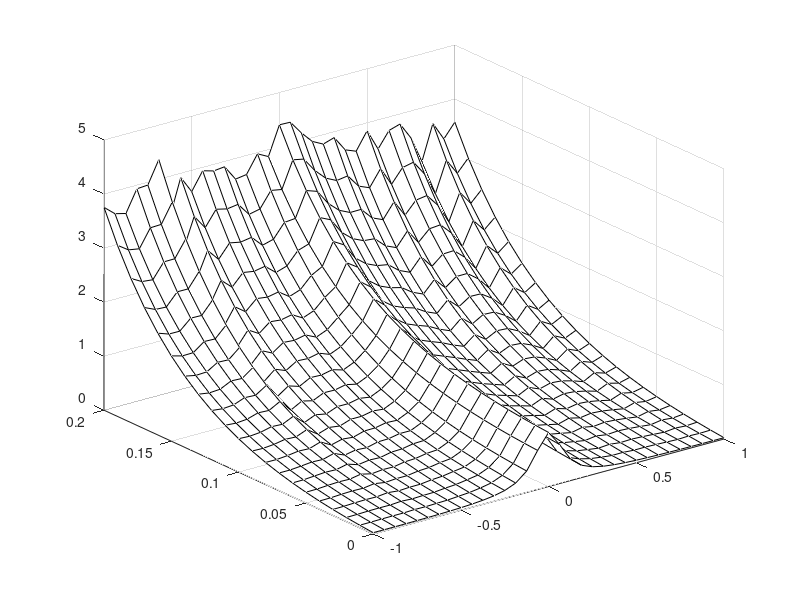

The MATLAB source for this figure:
function OneDim_HeatEquation
% 1D-Heat Equation: Fourier Pseudospectral
% RBF Course: HW#2
% Demo code of ode45/Fourier-PS solution of 
% PDE u_t = u_xx
% IC u(x,0) = 0.05/(1.05-cos(pi*x))
% for time t=0 to t=0.2
clear all
close all
clc


t0 = 0;
tf = 0.2;

n = 32;                                 % set space resolution

% At every point in space, we run an ODE in time. 
x = linspace(-1,1,n+1);     % layout datapoints
% x(end) = [];                % skip last
u0 = (0.05./(1.05-cos(pi*x)) )';        % give Init. cond.

% use rk4 to advance in time
[t,u] = rk4(@fun_dudt, t0:0.01:tf, u0, x);    

fig1 = figure(1)
mesh(x,t,u'); colormap([0,0,0])      %Plot result

function [t,u] = rk4(fun_dudt, domain, initCond, spatialGridLayout )
'''Script implementing rk4 algo to solve ODE over t'''

% time-series over which to compute ODE
t = domain; 
dt = t(2)- t(1);        % Time-Grid Spacing

% space-vector at all spatial points
u0 = initCond;                  % columnVector obtained at DifferentSpatial points
u = zeros(length(u0),length(t));
u(:,1) = u0;

for i = 2:numel(t)
    T = t(i-1)
    U = u(:,i-1);
    k1 = dt*fun_dudt(T,U, spatialGridLayout);
    k2 = dt*fun_dudt(T+dt/2, U + k1/2, spatialGridLayout);
    k3 = dt*fun_dudt(T+dt/2, U + k2/2, spatialGridLayout);
    k4 = dt*fun_dudt(T+dt, U + k3, spatialGridLayout)
    % update value of function at next-time step
    u(:,i) = U + 1/6*(k1+2*k2+2*k3+k4);
end


%{
function uxx = fun_dudt(t, U, X)
''' 1D-DiffEq ODE Function describing the dudt Velocity Vector '''
%{
U: Vector that contains values for U(x0:k:xF)
t:
X: Spatial Grid used
%}



X;                                      % Spatial-Grid 
dX = X(2) - X(1);                       % Spatial-Grid Spacing

Uxx = U;                                % Initialize Output    

% Determine the FD-Stencil
FD4_stencil = (1/dX^2)*[-1/12 4/3 -5/2 4/3 -1/12];
lenStencil = length(FD4_stencil);
halfStencil = floor((1/2)*length(FD4_stencil));

% % % % Extend Stencil for length of Data Vector
% % % ext_Stencil = zeros(1,length(U));       % Extended Stencil
% % % ext_Stencil(1:5) = FD4_stencil;
% % % ext_Stencil = circshift(ext_Stencil,[0 -halfStencil]);

shifted_U = circshift(U,[0 halfStencil]);

% Approximate the Second-Derivative using Spatial Grid Points
% The LIMITS of the LOOP is IMPORTANT!
for i = 1:numel(X)
    % how to handle the Boundary conditions????
%     fprintf('size : shifted_U \t %f %f \n',size(shifted_U));
if i< numel(X) - halfStencil -1 %0.5*length(FD4_stencil)
    u = shifted_U(i:i+4) ;
else
    
    diff = numel(X)-i
    u = zeros(lenStencil,1);
    length(shifted_U(i:end))
    length(U(1:lenStencil - diff -1))
    u(1:diff+1) = shifted_U(i:end)
    u(diff+2:end) = U(1:lenStencil - diff -1)
end
    fprintf('\n \n');
    fprintf('size : i \t%f\n',i);
    fprintf('size : u \t%f %f \n',size(u));
    fprintf('size : FD4_stencil \t%f %f \n',size(FD4_stencil));
    duxx = FD4_stencil*u;                      % Inner Product
    Uxx(i) = duxx;
    shifted_U = circshift(shifted_U, [0 -1]);
end

% Output final value
uxx = Uxx;
%}

function uxx = fun_dudt(t, U, X)
seed = 5;
rng(seed);
A = rand(length(U));
A = 0.5*(A + A');

uxx = A*U;

uxx = A*U;